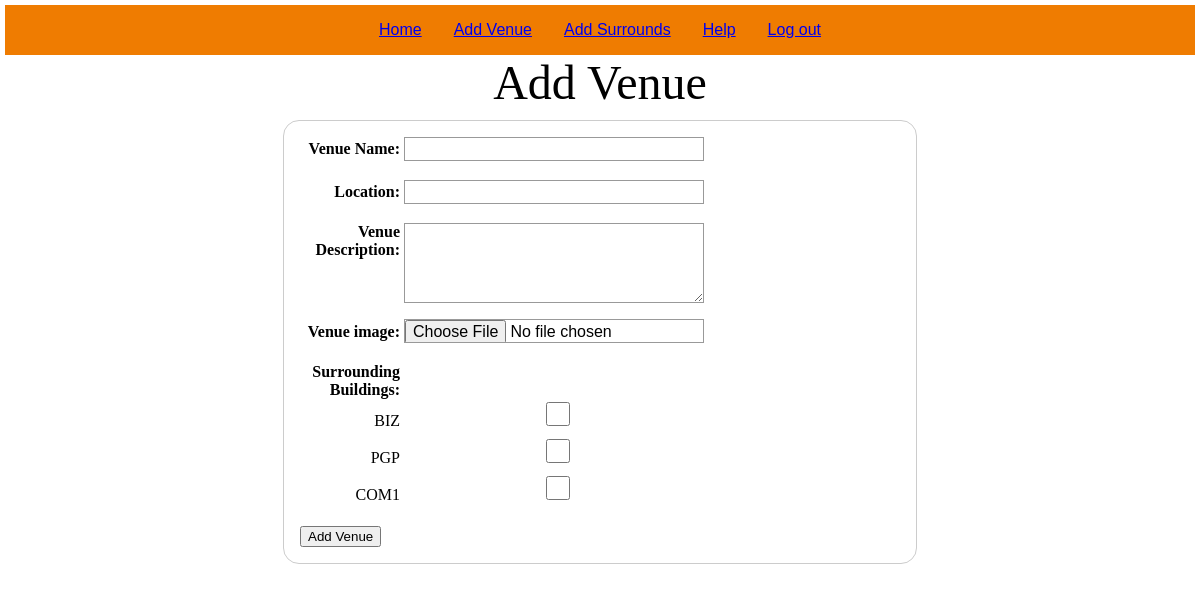
Page /venue on the committed database.
### tables this page shows
CREATE TABLE `Venues` (
	`Name`	TEXT,
	`Location`	TEXT,
	`Description`	TEXT,
	`Image`	TEXT
);

### main.py (the view)
@app.route("/venue", methods=["GET"] )
def show_venue_frm():
    con=open_DB("base.db")
    cur = con.execute('SELECT name FROM Venues')
    rows=cur.fetchall()
    con.close()
    return render_template("venue_frm.html", venues = rows)

### main.py (called while the page is built)
def open_DB(db):
    connection=sqlite3.connect(db)
    connection.row_factory = sqlite3.Row
    return connection

### templates/venue_frm.html (shortened to what this page needs)
<!DOCTYPE html>
<html lang="en">
<head>
    <link rel="stylesheet" href="/static/venues.css" />
</head>
<body>
    <div class="menu">
        <ul>
            <li class="w3-bar-item w3-button"><a href="/homepage"> Home </a></li>
            <li class="w3-bar-item w3-button"><a href="/venue">Add Venue</a></li>
            <li class="w3-bar-item w3-button"><a href="/links">Add Surrounds</a></li>
            <li class="w3-bar-item w3-button"><a href="/help">Help</a></li>
            <li class="w3-bar-item w3-button"><a href="/logout">Log out</a></li>
        </ul>
    </div>
    <center><a style="text-align: center;font-size: 3em;">Add Venue</a></center>
    <form action="/add" method="post" enctype = "multipart/form-data">
        <div>
            <label for="name"><b>Venue Name:</b></label>
            <input type="text" id="name" name="name">
        </div>
        <div>
            <label for="location"><b>Location:</b></label>
            <input type="text" id="location" name="location">
        </div>
        <div>
            <label for="description"><b>Venue Description:</b></label>
            <textarea id="description" name="description"></textarea>
        </div>
        <div>
            <label for="image"><b>Venue image:</b></label>
            <input type="file" id="image" name="image">
        </div>
        <div class='input'>
                <label><b>Surrounding Buildings: </b></label>
                {% for eachLocation in venues %}
                <br>
                <label for='input-exit'>{{ eachLocation[0] }}</label>
                <input type='checkbox' class='input-exit' name='input-exit' value='{{ eachLocation[0] }}'>
                {% endfor %}
        </div>
        <div class="button">
            <button type="submit">Add Venue</button>
        </div>
    </form>
</body>
</html>

### static/venues.css (style rules this page uses)
.menu { background-color: rgb(239, 124, 1); color: rgb(0, 61, 124); height:50px; }
.menu ul { margin:auto; display: flex; flex-direction: row; justify-content: center; list-style: none; padding:0; }
.menu li { padding: 1em 1em; font-family: Arial; font-size: 1em; }

### templates/venue_frm.html (style rules this page uses)
form { margin: 10px auto; width: 600px; padding: 1em; border: 1px solid #CCC; border-radius: 1em; }
form div + div { margin-top: 1em; }
label { display: inline-block; width: 100px; height:1.5em; text-align: right; }
input, textarea { font: 1em sans-serif; width: 300px; height:1.5em; box-sizing: border-box; border: 1px solid #999; }
textarea { vertical-align: top; height: 5em; }

### rows in the picture
Venues: Name "BIZ"
Venues: Name "PGP"
Venues: Name "COM1"
